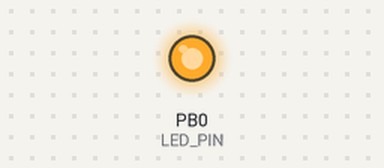
Bench run of a sketch on a simulated ATtiny85, built with avr-gcc and run on an emulated ATtiny85. Shown: output pins drawn as LEDs (lit = HIGH). Pins used as bus, display or sensor lines are not drawn.

Above: at 0.1 s.
At 19.4 s:
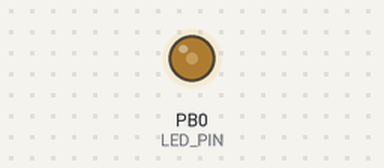
Timing chart, 0 to 21.7 s (numbered marks = the images above):
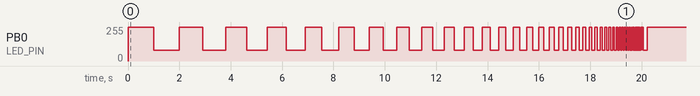

The sketch:

20-second-blinker.ino
```cpp
/* This code waits for 20 seconds and shuts itself off while blinking an LED.
 * This is used to make sure everyone washes their hands for at least 20 seconds.
 *
 * Written for ATTiny85 without bootloader so the startup is almost instantaneous.
 *
 * Pushing a button powers on the board which turns the power pin to
 * high during the setup stage. After 20 seconds the power pin is set to low
 * to turn off the board. Blinkin speed of the LED increases before the time
 * runs out.
 *
 * Author: Mika Hassinen
 */

#define LED_PIN     0
#define POWER_PIN   1
#define TIME_LIMIT  20 // seconds

unsigned long previousMillis = 0;
uint16_t state;

void setup() {
  // turn on power before button is released
  pinMode(POWER_PIN , OUTPUT);
  digitalWrite(POWER_PIN , HIGH);
  // set LED pin to output and turn it on
  pinMode(LED_PIN, OUTPUT);
  analogWrite(LED_PIN, 255);
}


void loop() {
  unsigned long currentMillis = millis();
  if (currentMillis > TIME_LIMIT * 1000) {
     digitalWrite(POWER_PIN, LOW);
  }
  // increase blinking speed
  state = map(currentMillis, 0, TIME_LIMIT * 1000, 1000, 10);
  analogWrite(LED_PIN, 255);
  delay(state);
  analogWrite(LED_PIN, 80); // do not turn the LED completely off while blinking
  delay(state);
}
```

Measured:
- by itself, PB0 (LED_PIN): 255/255 → 80/255 at 1.0 s, → 255/255 1.0 s later, → 80/255 0.90 s later, → 255/255 0.90 s later, … (94 changes in this stretch)
